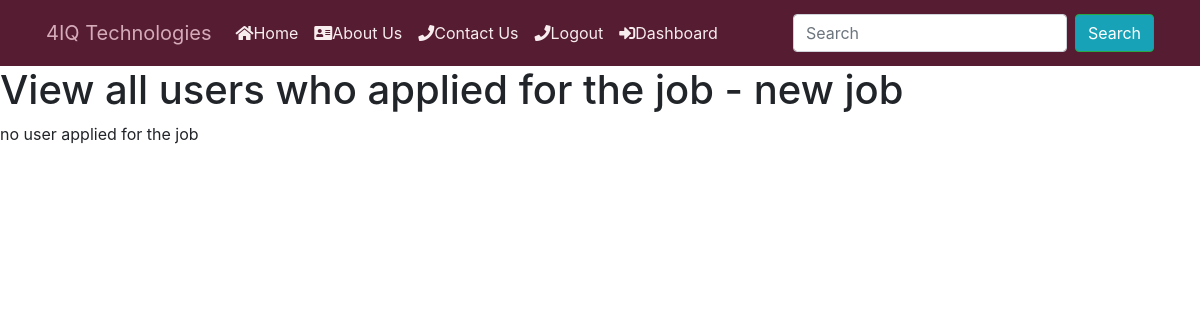
Before: /users/job/10/ (signed in) with the older database file.
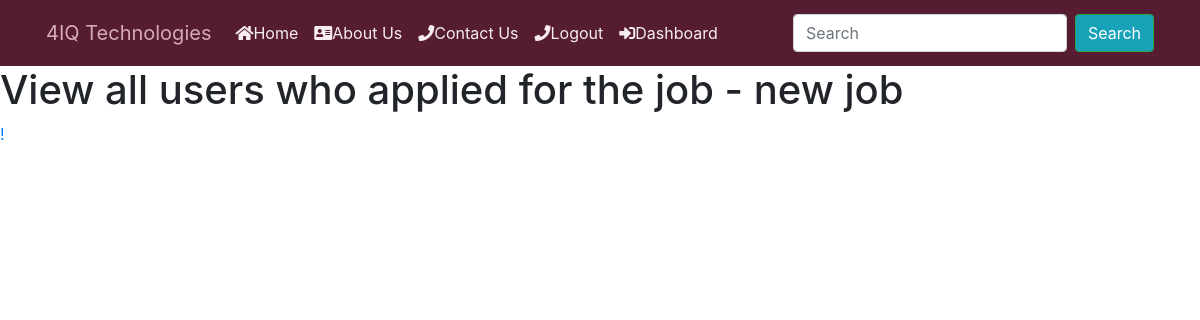
After: the same page with the newer database file.
### job/models.py (models this page shows)
class Application(models.Model):
    job = models.ForeignKey(Job,
                            related_name='applications',
                             on_delete=models.CASCADE)
    first_name = models.CharField(max_length=200, null=True, blank=True)
    last_name = models.CharField(max_length=200, null=True, blank=True)
    date_of_birth = models.CharField(max_length=20, blank=True, null=True)
    gender = models.CharField(max_length=10,
                              choices=GENDER,
                              blank=True,
                              null=True)
    email = models.EmailField(max_length=70, blank=True, unique=True)
    location = models.CharField(
        max_length=104,
        null=True
    )
    mobile = models.IntegerField(null=True, blank=True)
    education   = models.CharField( max_length=255, null=True, blank=True)
    content = models.TextField()
    experience = models.TextField()
    created_at = models.DateTimeField(auto_now_add=True,null=False)
    created_by = models.ForeignKey(User,
                                   related_name="applications",
                                   on_delete=models.CASCADE)

### users/views.py (the view)
# urls.py: path("job/<int:job_id>/", views.view_dashboard_job, name="view_dashboard_job"),
@login_required
def view_dashboard_job(request, job_id):
   job = get_object_or_404(Job, pk=job_id, created_by=request.user)
   return render (request,'view_dashboard_job.html',{'job': job})

### users/templates/view_dashboard_job.html
{% include 'header.html' %}
 <h1 class="title">View all users who applied for the job - {{ job.title }}</h1>
 {% for application in job.applications.all %}
 <a href="{% url 'users:view_application' application.id %}">{{ application.created_by.username}}</a>
 {% empty %}
 <P>no user applied for the job</P>
{% endfor   %}

Changed rows visible on the page:
added Application: created_by.username "!"
Other visible differences:
text no longer shown: "no user applied for the job"
